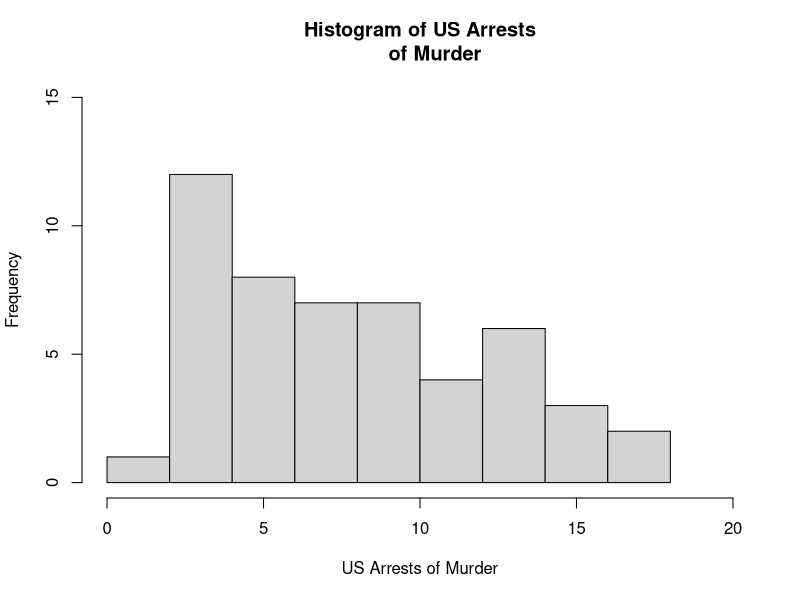
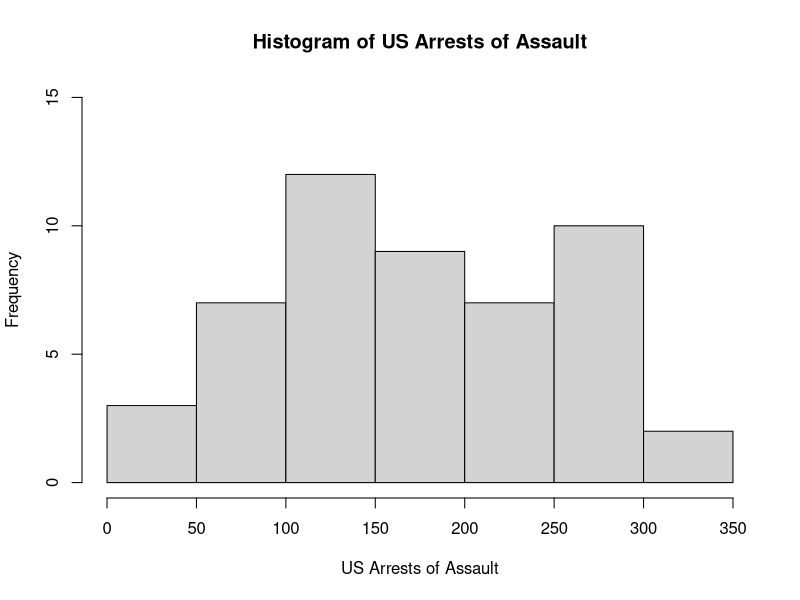
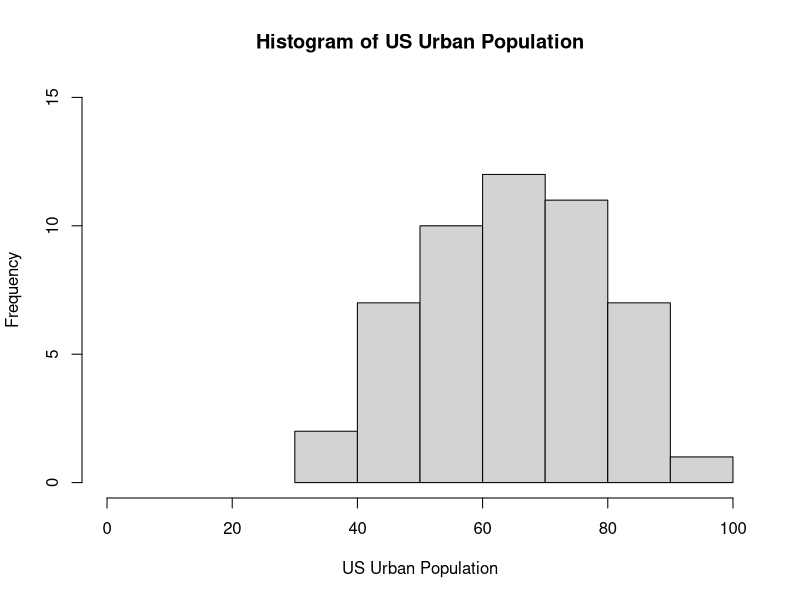
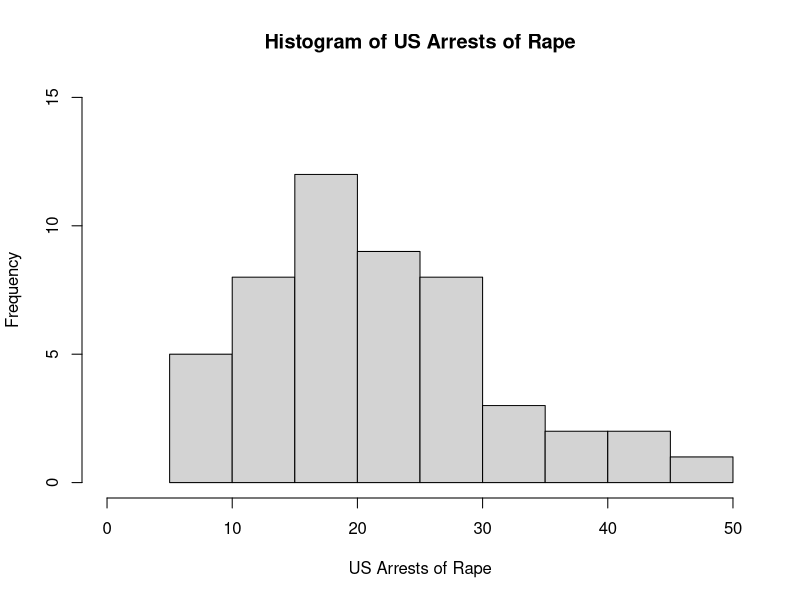
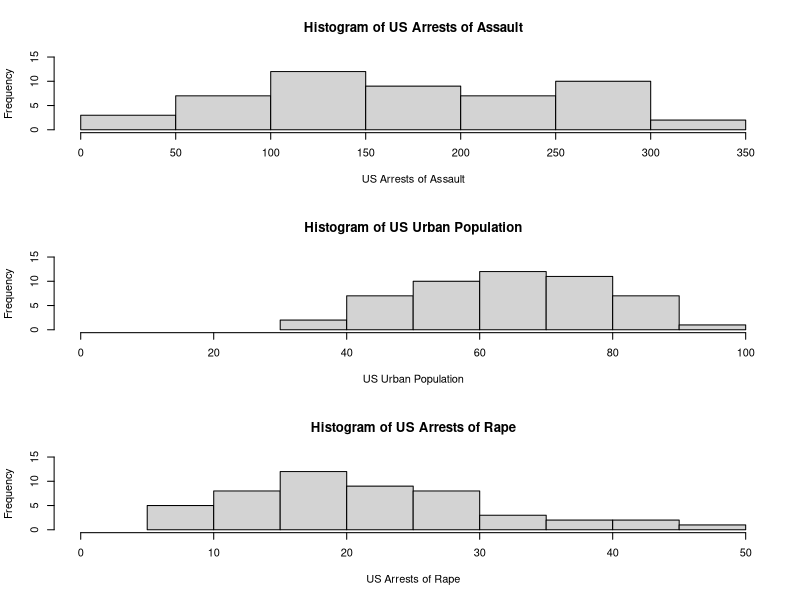

Write the R code that produced these figures, in order.
## ---- chunk 1
knitr::opts_chunk$set(message=FALSE,warning=FALSE, cache=TRUE)
## ---- chunk 2
library(datasets)
## ---- chunk 3
dat <- USArrests
## ---- chunk 4
names(dat)
## ---- chunk 5
hist(dat$Murder, main = "Histogram of US Arrests
     of Murder", xlab = "US Arrests of Murder", 
     xlim = c(0,20), ylim = c(0, 15))
## ---- chunk 6
summary(dat$Murder)
## ---- chunk 7
hist(dat$Assault, main = "Histogram of US Arrests of Assault",
     xlab = "US Arrests of Assault",xlim = c(0,350), 
     ylim = c(0,15))
hist(dat$UrbanPop, main = "Histogram of US Urban Population",
     xlab = "US Urban Population", xlim = c(0,100), 
     ylim = c(0,15))
hist(dat$Rape, main = "Histogram of US Arrests of Rape", 
     xlab = "US Arrests of Rape", xlim = c(0,50), 
     ylim = c(0,15))
par(mfrow=c(3,1))
hist(dat$Assault, main = "Histogram of US Arrests of Assault", 
     xlab = "US Arrests of Assault", xlim = c(0,350), 
     ylim = c(0,15))
hist(dat$UrbanPop, main = "Histogram of US Urban Population",
     xlab = "US Urban Population", xlim = c(0,100), 
     ylim = c(0,15))
hist(dat$Rape, main = "Histogram of US Arrests of Rape", 
     xlab = "US Arrests of Rape", xlim = c(0,50), 
     ylim = c(0,15))
